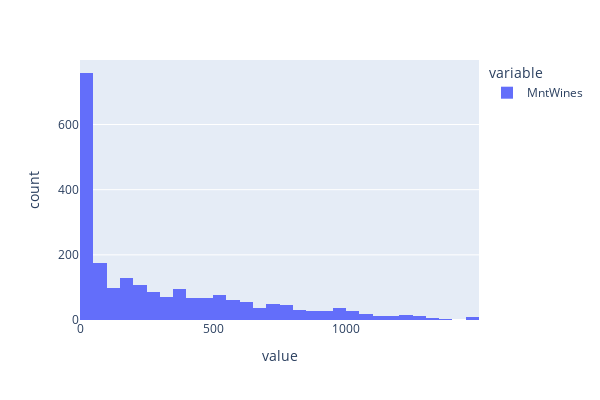
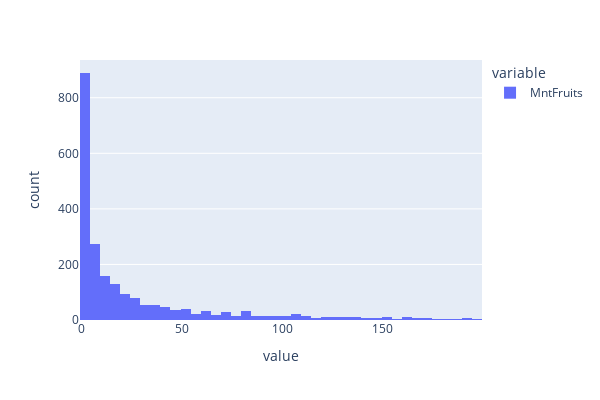
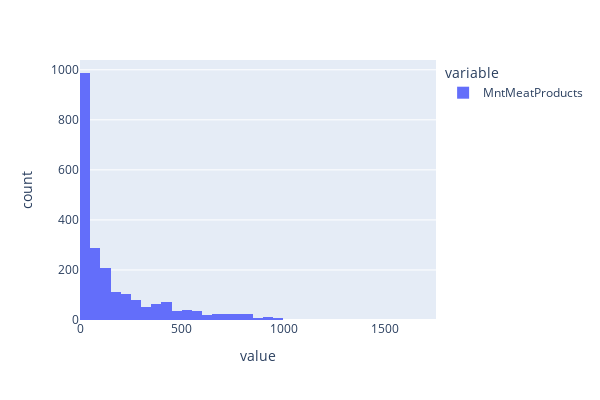
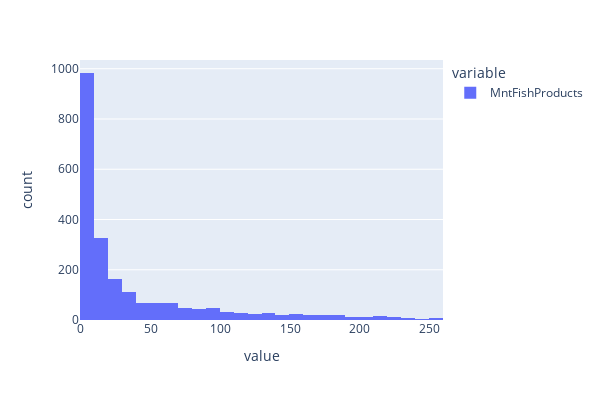

Notebook cell for these charts, in order:
### Code cell
for feature in num_features:
    fig = px.histogram(df[feature],
    width=600, height=400
    )
    fig.show()

### Figure 1 — Plotly figure (JSON) as saved in the notebook; plotly's stock layout.template omitted (floating-point values rounded to 4 significant figures; data arrays with more than 128 entries replaced by an {"elided": "..."} marker saying what was removed)
{"data": [{"alignmentgroup": "True", "bingroup": "x", "hovertemplate": "variable=MntWines<br>value=%{x}<br>count=%{y}<extra></extra>", "legendgroup": "MntWines", "marker": {"color": "#636efa", "pattern": {"shape": ""}}, "name": "MntWines", "offsetgroup": "MntWines", "orientation": "v", "showlegend": true, "type": "histogram", "x": {"elided": "2216 int values"}, "xaxis": "x", "yaxis": "y"}], "layout": {"barmode": "relative", "height": 400, "legend": {"title": {"text": "variable"}, "tracegroupgap": 0}, "margin": {"t": 60}, "width": 600, "xaxis": {"anchor": "y", "domain": [0, 1], "title": {"text": "value"}}, "yaxis": {"anchor": "x", "domain": [0, 1], "title": {"text": "count"}}}}

### Figure 2 — Plotly figure (JSON) as saved in the notebook; plotly's stock layout.template omitted (floating-point values rounded to 4 significant figures; data arrays with more than 128 entries replaced by an {"elided": "..."} marker saying what was removed)
{"data": [{"alignmentgroup": "True", "bingroup": "x", "hovertemplate": "variable=MntFruits<br>value=%{x}<br>count=%{y}<extra></extra>", "legendgroup": "MntFruits", "marker": {"color": "#636efa", "pattern": {"shape": ""}}, "name": "MntFruits", "offsetgroup": "MntFruits", "orientation": "v", "showlegend": true, "type": "histogram", "x": {"elided": "2216 int values"}, "xaxis": "x", "yaxis": "y"}], "layout": {"barmode": "relative", "height": 400, "legend": {"title": {"text": "variable"}, "tracegroupgap": 0}, "margin": {"t": 60}, "width": 600, "xaxis": {"anchor": "y", "domain": [0, 1], "title": {"text": "value"}}, "yaxis": {"anchor": "x", "domain": [0, 1], "title": {"text": "count"}}}}

### Figure 3 — Plotly figure (JSON) as saved in the notebook; plotly's stock layout.template omitted (floating-point values rounded to 4 significant figures; data arrays with more than 128 entries replaced by an {"elided": "..."} marker saying what was removed)
{"data": [{"alignmentgroup": "True", "bingroup": "x", "hovertemplate": "variable=MntMeatProducts<br>value=%{x}<br>count=%{y}<extra></extra>", "legendgroup": "MntMeatProducts", "marker": {"color": "#636efa", "pattern": {"shape": ""}}, "name": "MntMeatProducts", "offsetgroup": "MntMeatProducts", "orientation": "v", "showlegend": true, "type": "histogram", "x": {"elided": "2216 int values"}, "xaxis": "x", "yaxis": "y"}], "layout": {"barmode": "relative", "height": 400, "legend": {"title": {"text": "variable"}, "tracegroupgap": 0}, "margin": {"t": 60}, "width": 600, "xaxis": {"anchor": "y", "domain": [0, 1], "title": {"text": "value"}}, "yaxis": {"anchor": "x", "domain": [0, 1], "title": {"text": "count"}}}}

### Figure 4 — Plotly figure (JSON) as saved in the notebook; plotly's stock layout.template omitted (floating-point values rounded to 4 significant figures; data arrays with more than 128 entries replaced by an {"elided": "..."} marker saying what was removed)
{"data": [{"alignmentgroup": "True", "bingroup": "x", "hovertemplate": "variable=MntFishProducts<br>value=%{x}<br>count=%{y}<extra></extra>", "legendgroup": "MntFishProducts", "marker": {"color": "#636efa", "pattern": {"shape": ""}}, "name": "MntFishProducts", "offsetgroup": "MntFishProducts", "orientation": "v", "showlegend": true, "type": "histogram", "x": {"elided": "2216 int values"}, "xaxis": "x", "yaxis": "y"}], "layout": {"barmode": "relative", "height": 400, "legend": {"title": {"text": "variable"}, "tracegroupgap": 0}, "margin": {"t": 60}, "width": 600, "xaxis": {"anchor": "y", "domain": [0, 1], "title": {"text": "value"}}, "yaxis": {"anchor": "x", "domain": [0, 1], "title": {"text": "count"}}}}
